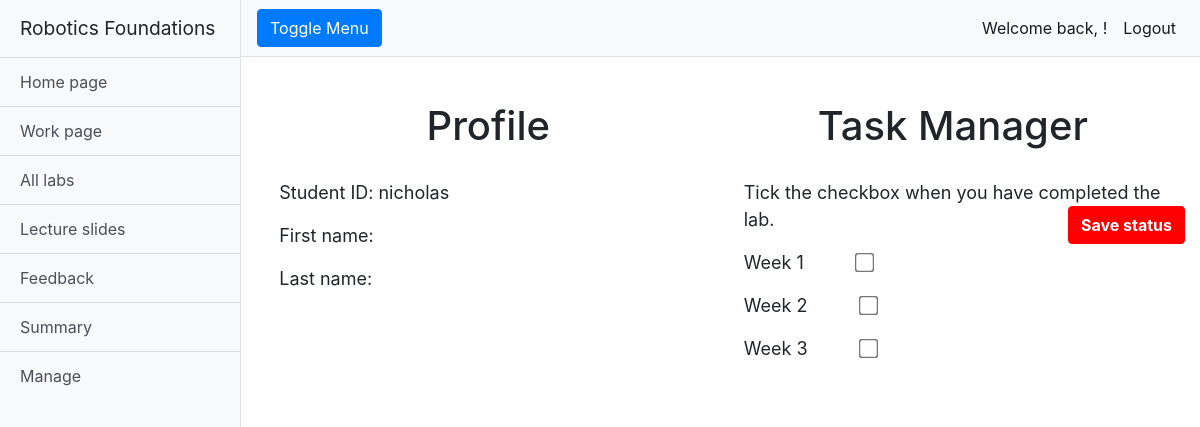
Screenshot of /rfwa/summary/nicholas/ (signed in) with the database file from the repository.
### rfwa/models.py (models this page shows, shortened)
class Lab(models.Model):
    name = models.CharField(max_length=128)
    description = models.TextField(max_length=2048)
    open_Date = models.DateTimeField(timezone.now())
    close_Date = models.DateTimeField(timezone.now())
    lab_Files = models.FileField(upload_to='labs/')
    slug = models.SlugField(primary_key=True, blank=True)

### rfwa/views.py (the view)
# urls.py: path('summary/<str:username>/', views.summary, name='summary'),
@login_required
def summary(request, username):
    user = User.objects.get(username=username)
    labs = Lab.objects.order_by('close_Date')
    context_dict = {'user': user, 'labs': labs}
    return render(request, 'rfwa/summary.html', context_dict)

### templates/rfwa/summary.html (shortened to what this page needs)
{% extends "rfwa/base.html" %}
{% load staticfiles %}
{% block extra_head %}
<link href="{% static 'css/summary.css' %}" rel="stylesheet">
<link href="{% static 'css/button.css' %}" rel="stylesheet">
{% endblock %}
{% block body_block %}
<div class="container-fluid">
  <div class="main-summary-container">
    <div class="summary-rightside">
      <h1 class="mt-4">Profile</h1>
      <p class="profile-text">Student ID: {{user.username}}</p>
      <p class="profile-text">First name: {{user.first_name}}</p>
      <p class="profile-text">Last name: {{user.last_name}}</p>
    </div>
    <div class="summary-leftside">
      <h1 class="mt-4">Task Manager</h1>
      <div class="description-row">
        <p class="profile-text"> Tick the checkbox when you have completed the lab.<button type="button"
            class="summary-button-rightside btn btn-primary-red font-weight-bold" onClick="save()">Save status</button></p>
      </div>
      {% for lab in labs %}
      <div>
        <label for="option1" class="profile-text summary-checkbox">{{lab.name}}</label>
        <input type="checkbox" id="{{lab.name}}" class="lab-name">
      </div>
      {% endfor %}
    </div>
  </div>
</div>
{% endblock %}

### static/css/simple-sidebar.css (style rules this page uses)
body { overflow-x: hidden; }

### static/css/override.css (style rules this page uses)
.mt-4 { text-align: center; vertical-align: middle; line-height: 90px; }

### static/css/summary.css (style rules this page uses)
.main-summary-container { width: 100%; }
.summary-rightside { float:left; width: 50%; }
.summary-leftside { float:right; width: 50%; }
.profile-text { font-size: large; padding-left: 5%; margin-bottom: 16px; }
input[type=checkbox] { transform: scale(1.5); }
.summary-checkbox { margin-right: 50px; }
.summary-button-rightside { float:right; }

### static/css/button.css (style rules this page uses)
.btn-primary-red { color: #fff; background-color: #FF0000; border-color: #FF0000; }

### rows the page displays
Lab: name "Week 1"
Lab: name "Week 2"
Lab: name "Week 3"

### other values shown
{{ user.username }} "nicholas"
